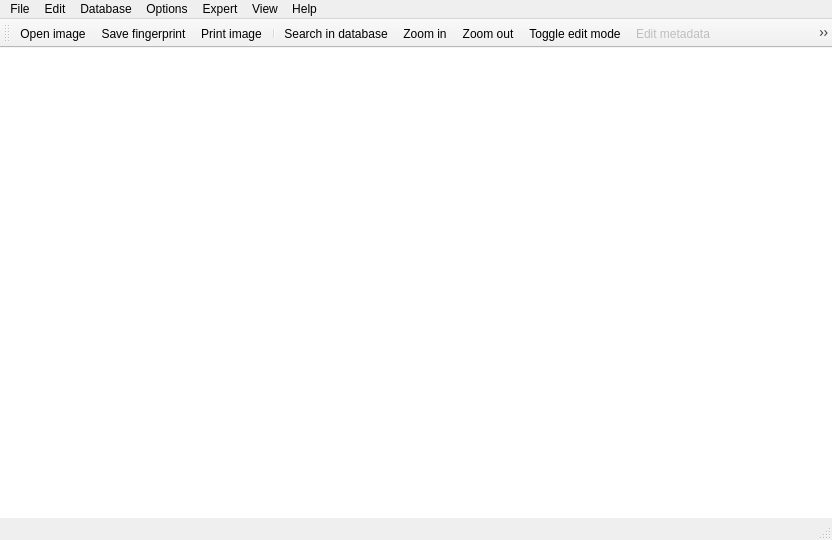
<?xml version="1.0" encoding="UTF-8"?>
<ui version="4.0">
 <class>PatternWindow</class>
 <widget class="QMainWindow" name="PatternWindow">
  <property name="geometry">
   <rect>
    <x>0</x>
    <y>0</y>
    <width>832</width>
    <height>540</height>
   </rect>
  </property>
  <property name="contextMenuPolicy">
   <enum>Qt::NoContextMenu</enum>
  </property>
  <property name="windowTitle">
   <string>I3S: Interactive Individual Identification System(Pattern)</string>
  </property>
  <property name="windowIcon">
   <iconset resource="../resources.qrc">
    <normaloff>:/images/patternIcon.svg</normaloff>:/images/patternIcon.svg</iconset>
  </property>
  <property name="documentMode">
   <bool>false</bool>
  </property>
  <widget class="QWidget" name="centralWidget">
   <property name="sizePolicy">
    <sizepolicy hsizetype="Preferred" vsizetype="Preferred">
     <horstretch>0</horstretch>
     <verstretch>0</verstretch>
    </sizepolicy>
   </property>
   <layout class="QGridLayout" name="gridLayout">
    <property name="leftMargin">
     <number>0</number>
    </property>
    <property name="topMargin">
     <number>0</number>
    </property>
    <property name="rightMargin">
     <number>0</number>
    </property>
    <property name="bottomMargin">
     <number>0</number>
    </property>
    <property name="horizontalSpacing">
     <number>6</number>
    </property>
    <item row="0" column="0">
     <widget class="QGraphicsView" name="graphicsView">
      <property name="sizePolicy">
       <sizepolicy hsizetype="Expanding" vsizetype="Expanding">
        <horstretch>0</horstretch>
        <verstretch>0</verstretch>
       </sizepolicy>
      </property>
      <property name="minimumSize">
       <size>
        <width>400</width>
        <height>200</height>
       </size>
      </property>
      <property name="frameShape">
       <enum>QFrame::NoFrame</enum>
      </property>
      <property name="frameShadow">
       <enum>QFrame::Sunken</enum>
      </property>
      <property name="lineWidth">
       <number>1</number>
      </property>
      <property name="alignment">
       <set>Qt::AlignCenter</set>
      </property>
     </widget>
    </item>
   </layout>
  </widget>
  <widget class="QMenuBar" name="menuBar">
   <property name="geometry">
    <rect>
     <x>0</x>
     <y>0</y>
     <width>832</width>
     <height>22</height>
    </rect>
   </property>
   <widget class="QMenu" name="menuFile">
    <property name="title">
     <string>File</string>
    </property>
    <addaction name="actionOpen_image"/>
    <addaction name="actionSave_fingerprint"/>
    <addaction name="actionClose_image"/>
    <addaction name="actionPrint_image"/>
    <addaction name="separator"/>
    <addaction name="actionExit"/>
   </widget>
   <widget class="QMenu" name="menuEdit">
    <property name="title">
     <string>Edit</string>
    </property>
    <addaction name="actionUndo"/>
    <addaction name="actionRedo"/>
    <addaction name="actionToggle_edit_mode"/>
    <addaction name="actionEdit_metadata_2"/>
    <addaction name="actionDelete_the_region_of_interest_and_key_points"/>
   </widget>
   <widget class="QMenu" name="menuDatabase">
    <property name="title">
     <string>Database</string>
    </property>
    <addaction name="actionSearch_in_database"/>
    <addaction name="actionInsert_in_database"/>
    <addaction name="actionReload_database"/>
    <addaction name="actionChange_database"/>
    <addaction name="actionNew_Database"/>
    <addaction name="actionEdit_database_list"/>
    <addaction name="actionEdit_metadata"/>
    <addaction name="actionBatch_compare"/>
    <addaction name="actionProcess_batch_results"/>
   </widget>
   <widget class="QMenu" name="menuOptions">
    <property name="title">
     <string>Options</string>
    </property>
    <addaction name="actionOptions_results"/>
    <addaction name="actionOptions_general"/>
   </widget>
   <widget class="QMenu" name="menuHelp">
    <property name="title">
     <string>Help</string>
    </property>
    <addaction name="actionOpen_manual"/>
    <addaction name="actionCheck_for_updates"/>
    <addaction name="actionGo_to_the_I3S_website"/>
    <addaction name="actionVideo_tutorials_at_the_I3S_YouTube_channel"/>
    <addaction name="actionFollow_us_on_facebook"/>
    <addaction name="actionAbout_I3S"/>
   </widget>
   <widget class="QMenu" name="menuExpert">
    <property name="title">
     <string>Expert</string>
    </property>
    <addaction name="actionSimple_evaluation"/>
    <addaction name="actionElaborate_evaluation"/>
    <addaction name="actionRedo_database"/>
    <addaction name="actionRedo_individual"/>
   </widget>
   <widget class="QMenu" name="menuView">
    <property name="title">
     <string>View</string>
    </property>
    <addaction name="actionZoom_in"/>
    <addaction name="actionZoom_out"/>
    <addaction name="actionShow_extended_toolbar"/>
   </widget>
   <addaction name="menuFile"/>
   <addaction name="menuEdit"/>
   <addaction name="menuDatabase"/>
   <addaction name="menuOptions"/>
   <addaction name="menuExpert"/>
   <addaction name="menuView"/>
   <addaction name="menuHelp"/>
  </widget>
  <widget class="QToolBar" name="mainToolBar">
   <property name="enabled">
    <bool>true</bool>
   </property>
   <property name="contextMenuPolicy">
    <enum>Qt::NoContextMenu</enum>
   </property>
   <property name="floatable">
    <bool>false</bool>
   </property>
   <attribute name="toolBarArea">
    <enum>TopToolBarArea</enum>
   </attribute>
   <attribute name="toolBarBreak">
    <bool>false</bool>
   </attribute>
   <addaction name="actionOpen_image"/>
   <addaction name="actionSave_fingerprint"/>
   <addaction name="actionPrint_image"/>
   <addaction name="separator"/>
   <addaction name="actionSearch_in_database"/>
   <addaction name="actionZoom_in"/>
   <addaction name="actionZoom_out"/>
   <addaction name="actionToggle_edit_mode"/>
   <addaction name="actionEdit_metadata_2"/>
   <addaction name="actionDelete_the_region_of_interest_and_key_points"/>
  </widget>
  <widget class="QStatusBar" name="statusBar"/>
  <action name="actionOpen_image">
   <property name="icon">
    <iconset resource="../resources.qrc">
     <normaloff>:/images/newFile.svg</normaloff>:/images/newFile.svg</iconset>
   </property>
   <property name="text">
    <string>Open image</string>
   </property>
   <property name="shortcut">
    <string>Ctrl+O</string>
   </property>
   <property name="visible">
    <bool>true</bool>
   </property>
   <property name="iconVisibleInMenu">
    <bool>false</bool>
   </property>
   <property name="shortcutVisibleInContextMenu">
    <bool>true</bool>
   </property>
  </action>
  <action name="actionSave_fingerprint">
   <property name="icon">
    <iconset resource="../resources.qrc">
     <normaloff>:/images/save.svg</normaloff>
     <normalon>:/images/Save.png</normalon>:/images/save.svg</iconset>
   </property>
   <property name="text">
    <string>Save fingerprint</string>
   </property>
   <property name="toolTip">
    <string>Save the current file</string>
   </property>
   <property name="shortcut">
    <string>Ctrl+S</string>
   </property>
   <property name="iconVisibleInMenu">
    <bool>false</bool>
   </property>
  </action>
  <action name="actionClose_image">
   <property name="text">
    <string>Close image</string>
   </property>
  </action>
  <action name="actionPrint_image">
   <property name="icon">
    <iconset resource="../resources.qrc">
     <normaloff>:/images/print.svg</normaloff>
     <normalon>:/images/Print.png</normalon>:/images/print.svg</iconset>
   </property>
   <property name="text">
    <string>Print image</string>
   </property>
   <property name="toolTip">
    <string>Print the current individual</string>
   </property>
   <property name="shortcut">
    <string>Ctrl+P</string>
   </property>
   <property name="iconVisibleInMenu">
    <bool>false</bool>
   </property>
  </action>
  <action name="actionExit">
   <property name="text">
    <string>Exit</string>
   </property>
   <property name="shortcut">
    <string>Ctrl+X</string>
   </property>
  </action>
  <action name="actionUndo">
   <property name="text">
    <string>Undo</string>
   </property>
   <property name="shortcut">
    <string>Ctrl+Z</string>
   </property>
  </action>
  <action name="actionRedo">
   <property name="text">
    <string>Redo</string>
   </property>
   <property name="shortcut">
    <string>Ctrl+Y</string>
   </property>
  </action>
  <action name="actionSearch_in_database">
   <property name="icon">
    <iconset resource="../resources.qrc">
     <normaloff>:/images/search.svg</normaloff>
     <normalon>:/images/Search.png</normalon>:/images/search.svg</iconset>
   </property>
   <property name="text">
    <string>Search in database</string>
   </property>
   <property name="toolTip">
    <string>Pop-up search window</string>
   </property>
   <property name="iconVisibleInMenu">
    <bool>false</bool>
   </property>
  </action>
  <action name="actionInsert_in_database">
   <property name="text">
    <string>Insert in database</string>
   </property>
  </action>
  <action name="actionReload_database">
   <property name="text">
    <string>Reload database</string>
   </property>
  </action>
  <action name="actionChange_database">
   <property name="text">
    <string>Change database</string>
   </property>
  </action>
  <action name="actionNew_Database">
   <property name="text">
    <string>New database</string>
   </property>
  </action>
  <action name="actionRename_database">
   <property name="text">
    <string>Rename database</string>
   </property>
  </action>
  <action name="actionEdit_database_list">
   <property name="text">
    <string>Edit database list</string>
   </property>
  </action>
  <action name="actionEdit_metadata">
   <property name="text">
    <string>Edit metadata</string>
   </property>
  </action>
  <action name="actionBatch_compare">
   <property name="text">
    <string>Batch compare</string>
   </property>
  </action>
  <action name="actionProcess_batch_results">
   <property name="text">
    <string>Process batch results</string>
   </property>
  </action>
  <action name="actionOptions_results">
   <property name="text">
    <string>Options results</string>
   </property>
  </action>
  <action name="actionOptions_general">
   <property name="text">
    <string>Options general</string>
   </property>
  </action>
  <action name="actionOpen_manual">
   <property name="icon">
    <iconset resource="../resources.qrc">
     <normaloff>:/images/manual.svg</normaloff>
     <normalon>:/images/questionmark.png</normalon>:/images/manual.svg</iconset>
   </property>
   <property name="text">
    <string>Open manual</string>
   </property>
  </action>
  <action name="actionCheck_for_updates">
   <property name="icon">
    <iconset resource="../resources.qrc">
     <normaloff>:/images/refresh.svg</normaloff>:/images/refresh.svg</iconset>
   </property>
   <property name="text">
    <string>Check for updates...</string>
   </property>
  </action>
  <action name="actionGo_to_the_I3S_website">
   <property name="icon">
    <iconset resource="../resources.qrc">
     <normaloff>:/images/classicIcon.svg</normaloff>
     <normalon>:/images/i3sweb.jpg</normalon>:/images/classicIcon.svg</iconset>
   </property>
   <property name="text">
    <string>Go to the I3S website</string>
   </property>
  </action>
  <action name="actionVideo_tutorials_at_the_I3S_YouTube_channel">
   <property name="icon">
    <iconset resource="../resources.qrc">
     <normaloff>:/images/youtube.svg</normaloff>
     <normalon>:/images/youtube.jpg</normalon>:/images/youtube.svg</iconset>
   </property>
   <property name="text">
    <string>Video tutorials at the I3S YouTube channel</string>
   </property>
  </action>
  <action name="actionFollow_us_on_facebook">
   <property name="icon">
    <iconset resource="../resources.qrc">
     <normaloff>:/images/facebook.svg</normaloff>:/images/facebook.svg</iconset>
   </property>
   <property name="text">
    <string>Follow us on facebook</string>
   </property>
  </action>
  <action name="actionAbout_I3S">
   <property name="icon">
    <iconset resource="../resources.qrc">
     <normaloff>:/images/about.svg</normaloff>:/images/about.svg</iconset>
   </property>
   <property name="text">
    <string>About I3S...</string>
   </property>
  </action>
  <action name="actionZoom_in">
   <property name="icon">
    <iconset resource="../resources.qrc">
     <normaloff>:/images/plus.svg</normaloff>
     <normalon>:/images/PlusK.png</normalon>:/images/plus.svg</iconset>
   </property>
   <property name="text">
    <string>Zoom in</string>
   </property>
   <property name="toolTip">
    <string>Zoom in</string>
   </property>
   <property name="shortcut">
    <string>Ctrl+=</string>
   </property>
   <property name="iconVisibleInMenu">
    <bool>false</bool>
   </property>
  </action>
  <action name="actionZoom_out">
   <property name="icon">
    <iconset resource="../resources.qrc">
     <normaloff>:/images/minus.svg</normaloff>
     <normalon>:/images/MinusK.png</normalon>:/images/minus.svg</iconset>
   </property>
   <property name="text">
    <string>Zoom out</string>
   </property>
   <property name="toolTip">
    <string>Zoom out</string>
   </property>
   <property name="shortcut">
    <string>Ctrl+-</string>
   </property>
   <property name="iconVisibleInMenu">
    <bool>false</bool>
   </property>
  </action>
  <action name="actionSimple_evaluation">
   <property name="text">
    <string>Simple evaluation</string>
   </property>
  </action>
  <action name="actionElaborate_evaluation">
   <property name="text">
    <string>Elaborate evaluation</string>
   </property>
  </action>
  <action name="actionRedo_database">
   <property name="text">
    <string>Redo database</string>
   </property>
  </action>
  <action name="actionRedo_individual">
   <property name="text">
    <string>Redo individual</string>
   </property>
  </action>
  <action name="actionShow_extended_toolbar">
   <property name="checkable">
    <bool>true</bool>
   </property>
   <property name="checked">
    <bool>true</bool>
   </property>
   <property name="text">
    <string>Show extended toolbar</string>
   </property>
   <property name="toolTip">
    <string>Show extended toolbar</string>
   </property>
  </action>
  <action name="actionToggle_edit_mode">
   <property name="checkable">
    <bool>true</bool>
   </property>
   <property name="icon">
    <iconset resource="../resources.qrc">
     <normaloff>:/images/pointer.svg</normaloff>:/images/pointer.svg</iconset>
   </property>
   <property name="text">
    <string>Toggle edit mode</string>
   </property>
   <property name="iconVisibleInMenu">
    <bool>false</bool>
   </property>
  </action>
  <action name="actionEdit_metadata_2">
   <property name="enabled">
    <bool>false</bool>
   </property>
   <property name="icon">
    <iconset resource="../resources.qrc">
     <normaloff>:/images/i.svg</normaloff>:/images/i.svg</iconset>
   </property>
   <property name="text">
    <string>Edit metadata</string>
   </property>
   <property name="toolTip">
    <string>Edit the metadata</string>
   </property>
   <property name="iconVisibleInMenu">
    <bool>false</bool>
   </property>
  </action>
  <action name="actionDelete_the_region_of_interest_and_key_points">
   <property name="checkable">
    <bool>false</bool>
   </property>
   <property name="enabled">
    <bool>false</bool>
   </property>
   <property name="icon">
    <iconset resource="../resources.qrc">
     <normaloff>:/images/cancel.svg</normaloff>:/images/cancel.svg</iconset>
   </property>
   <property name="text">
    <string>Delete the region of interest and key points</string>
   </property>
   <property name="iconVisibleInMenu">
    <bool>false</bool>
   </property>
  </action>
 </widget>
 <layoutdefault spacing="6" margin="11"/>
 <resources>
  <include location="../resources.qrc"/>
 </resources>
 <connections/>
</ui>
